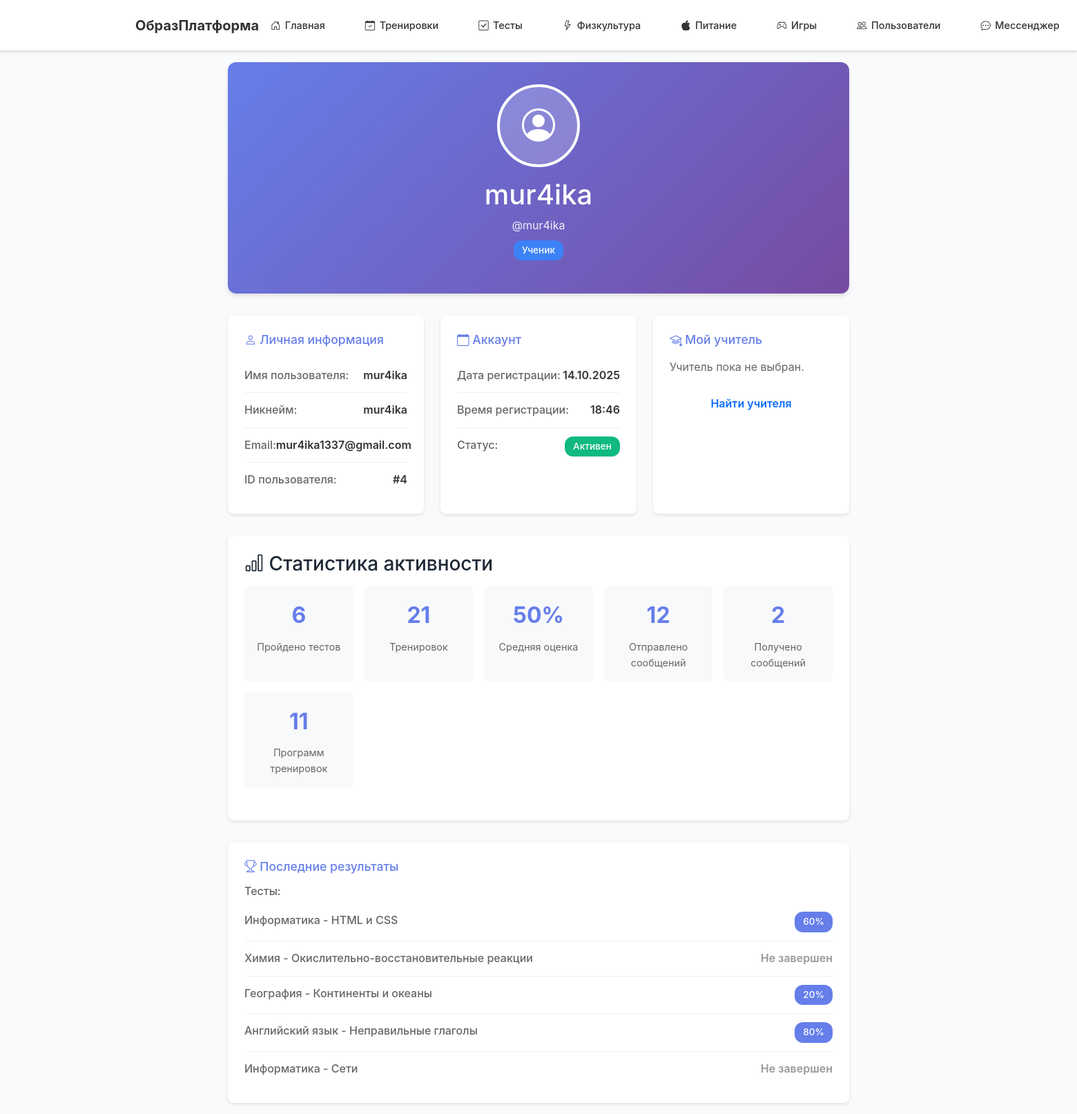
/profile/student (signed in), run on the app's committed database.
### models.py (models this page shows, shortened)
class User(UserMixin, db.Model):
    id = db.Column(db.Integer, primary_key=True)
    username = db.Column(db.String(80), unique=True, nullable=False)
    nickname = db.Column(db.String(80), unique=True, nullable=True)  # Уникальный никнейм для поиска
    email = db.Column(db.String(120), unique=True, nullable=False)
    password = db.Column(db.String(200), nullable=False)
    role = db.Column(db.String(20), nullable=False, default='student')  # 'teacher' или 'student'
    mentor_id = db.Column(db.Integer, db.ForeignKey('user.id'))  # Привязка ученика к учителю
    created_at = db.Column(db.DateTime, default=datetime.utcnow)
    mentor = db.relationship(
        'User',
        remote_side=[id],
        backref=db.backref('assigned_students', lazy='dynamic'),
        foreign_keys=[mentor_id],
        post_update=True
    )
    def is_teacher(self):
        return self.role == 'teacher'
    test_results = db.relationship('TestResult', backref='user', lazy=True)
    pe_results = db.relationship('PhysicalEducationResult', backref='user', lazy=True)
    homeworks = db.relationship('Homework', backref='user', lazy=True)
    training_programs = db.relationship('TrainingProgram', backref='user', lazy=True)
    nutrition_diaries = db.relationship('NutritionDiary', backref='user', lazy=True)
    sent_messages = db.relationship('Message', foreign_keys='Message.sender_id', backref='sender', lazy=True)
    received_messages = db.relationship('Message', foreign_keys='Message.receiver_id', backref='receiver', lazy=True)

class TestResult(db.Model):
    id = db.Column(db.Integer, primary_key=True)
    user_id = db.Column(db.Integer, db.ForeignKey('user.id'), nullable=False)
    subject = db.Column(db.String(100), nullable=False)
    topic = db.Column(db.String(200), nullable=False)
    test_content = db.Column(db.Text, nullable=False)
    score = db.Column(db.Integer)
    created_at = db.Column(db.DateTime, default=datetime.utcnow)

### app.py (the view)
@app.route('/profile/student')
@login_required
def student_profile():
    if current_user.is_teacher():
        return redirect(url_for('teacher_profile'))
    tests = TestResult.query.filter_by(user_id=current_user.id).all()
    tests_count = len(tests)
    recent_tests = TestResult.query.filter_by(user_id=current_user.id).order_by(TestResult.created_at.desc()).limit(5).all()
    scores = [t.score for t in tests if t.score is not None]
    avg_score = round(sum(scores) / len(scores)) if scores else 0
    pe_count = PhysicalEducationResult.query.filter_by(user_id=current_user.id).count()
    messages_sent = Message.query.filter_by(sender_id=current_user.id).count()
    messages_received = Message.query.filter_by(receiver_id=current_user.id).count()
    training_programs_count = TrainingProgram.query.filter_by(user_id=current_user.id).count()
    return render_template('student_profile.html',
                         tests_count=tests_count,
                         pe_count=pe_count,
                         avg_score=avg_score,
                         messages_sent=messages_sent,
                         messages_received=messages_received,
                         training_programs_count=training_programs_count,
                         recent_tests=recent_tests,
                         mentor=current_user.mentor)

### app.py (called while the page is built)
@login_manager.user_loader
def load_user(user_id):
    return User.query.get(int(user_id))

### templates/student_profile.html (shortened to what this page needs)
{% extends "base.html" %}
{% block content %}
<div class="profile-container">
    <div class="profile-header">
        <div class="profile-avatar">
            <i class="bi bi-person-circle"></i>
        </div>
        <h1 style="text-align: center; margin: 0;">{{ current_user.nickname or current_user.username }}</h1>
        <p style="text-align: center; margin: 0.5rem 0 0; opacity: 0.9;">@{{ current_user.nickname or current_user.username }}</p>
        <p style="text-align: center; margin-top: 0.5rem;">
            <span class="badge-custom badge-student">Ученик</span>
        </p>
    </div>
    <div class="profile-info-grid">
        <div class="info-card">
            <h3><i class="bi bi-person"></i> Личная информация</h3>
            <div class="info-item">
                <span class="info-label">Имя пользователя:</span>
                <span class="info-value">{{ current_user.username }}</span>
            </div>
            <div class="info-item">
                <span class="info-label">Никнейм:</span>
                <span class="info-value">{{ current_user.nickname or 'Не установлен' }}</span>
            </div>
            <div class="info-item">
                <span class="info-label">Email:</span>
                <span class="info-value">{{ current_user.email }}</span>
            </div>
            <div class="info-item">
                <span class="info-label">ID пользователя:</span>
                <span class="info-value">#{{ current_user.id }}</span>
            </div>
        </div>
        <div class="info-card">
            <h3><i class="bi bi-calendar"></i> Аккаунт</h3>
            <div class="info-item">
                <span class="info-label">Дата регистрации:</span>
                <span class="info-value">{{ current_user.created_at.strftime('%d.%m.%Y') }}</span>
            </div>
            <div class="info-item">
                <span class="info-label">Время регистрации:</span>
                <span class="info-value">{{ current_user.created_at.strftime('%H:%M') }}</span>
            </div>
            <div class="info-item">
                <span class="info-label">Статус:</span>
                <span class="badge-custom badge-success">Активен</span>
            </div>
        </div>
        <div class="info-card">
            <h3><i class="bi bi-mortarboard"></i> Мой учитель</h3>
            {% if mentor %}
            <div class="info-item">
                <span class="info-label">Имя:</span>
                <span class="info-value">{{ mentor.nickname or mentor.username }}</span>
            </div>
            <div class="info-item">
                <span class="info-label">Email:</span>
                <span class="info-value">{{ mentor.email }}</span>
            </div>
            <div class="info-item">
                <a href="{{ url_for('view_user', user_id=mentor.id) }}" class="btn btn-outline-primary" style="width: 100%;">Профиль учителя</a>
            </div>
            {% else %}
            <p style="color: #666;">Учитель пока не выбран.</p>
            <a href="{{ url_for('users_list') }}" class="btn btn-outline-primary" style="width: 100%;">Найти учителя</a>
            {% endif %}
        </div>
    </div>
    <div class="stats-section">
        <h3><i class="bi bi-bar-chart"></i> Статистика активности</h3>
        <div class="stats-grid">
            <div class="stat-item">
                <div class="stat-value">{{ tests_count }}</div>
                <div class="stat-label">Пройдено тестов</div>
            </div>
            <div class="stat-item">
                <div class="stat-value">{{ pe_count }}</div>
                <div class="stat-label">Тренировок</div>
            </div>
            <div class="stat-item">
                <div class="stat-value">{{ avg_score }}%</div>
                <div class="stat-label">Средняя оценка</div>
            </div>
            <div class="stat-item">
                <div class="stat-value">{{ messages_sent }}</div>
                <div class="stat-label">Отправлено сообщений</div>
            </div>
            <div class="stat-item">
                <div class="stat-value">{{ messages_received }}</div>
                <div class="stat-label">Получено сообщений</div>
            </div>
            <div class="stat-item">
                <div class="stat-value">{{ training_programs_count }}</div>
                <div class="stat-label">Программ тренировок</div>
            </div>
        </div>
    </div>
    <div class="info-card">
        <h3><i class="bi bi-trophy"></i> Последние результаты</h3>
        {% if recent_tests %}
            <h4 style="margin-top: 1rem; color: #666; font-size: 1rem;">Тесты:</h4>
            {% for test in recent_tests[:5] %}
            <div class="info-item">
                <span class="info-label">{{ test.subject }} - {{ test.topic }}</span>
                <span class="info-value">
                    {% if test.score %}
                        <span class="badge-custom badge-primary">{{ test.score }}%</span>
                    {% else %}
                        <span style="color: #999;">Не завершен</span>
                    {% endif %}
                </span>
            </div>
            {% endfor %}
        {% else %}
            <p style="color: #999; margin-top: 1rem;">Пока нет пройденных тестов</p>
        {% endif %}
    </div>
</div>
{% endblock %}

### static/css/style.css (style rules this page uses)
:root { --primary: #4361ee; --primary-dark: #3730a3; --success: #10b981; --danger: #ef4444; --text: #1f2937; --text-light: #6b7280; --bg: #f9fafb; --white: #ffffff; --border: #e5e7eb; }
* { margin: 0; padding: 0; box-sizing: border-box; }
body { font-family: -apple-system, BlinkMacSystemFont, 'Segoe UI', sans-serif; background: var(--bg); color: var(--text); line-height: 1.6; }
.btn { padding: 0.75rem 1.5rem; font-size: 1rem; font-weight: 600; border: none; border-radius: 8px; cursor: pointer; transition: all 0.2s; text-decoration: none; display: inline-block; }
.stats-grid { display: grid; grid-template-columns: repeat(auto-fit, minmax(250px, 1fr)); gap: 1rem; margin-bottom: 1.5rem; }
.stat-label { color: var(--text-light); font-size: 0.95rem; }
.stat-value { font-size: 1.75rem; font-weight: 700; }

### templates/student_profile.html (style rules this page uses)
.profile-container { max-width: 900px; margin: 0 auto; }
.profile-header { background: linear-gradient(135deg, #667eea 0%, #764ba2 100%); color: white; padding: 2rem; border-radius: 12px; margin-bottom: 2rem; box-shadow: 0 4px 6px rgba(0,0,0,0.1); }
.profile-avatar { width: 120px; height: 120px; border-radius: 50%; background: rgba(255,255,255,0.2); display: flex; align-items: center; justify-content: center; font-size: 3rem; margin: 0 auto 1rem; border: 4px solid white; }
.profile-info-grid { display: grid; grid-template-columns: repeat(auto-fit, minmax(250px, 1fr)); gap: 1.5rem; margin-bottom: 2rem; }
.info-card { background: white; padding: 1.5rem; border-radius: 8px; box-shadow: 0 2px 4px rgba(0,0,0,0.1); }
.info-card h3 { margin-top: 0; color: #667eea; font-size: 1.1rem; margin-bottom: 1rem; }
.info-item { display: flex; justify-content: space-between; padding: 0.75rem 0; border-bottom: 1px solid #f0f0f0; }
.info-item:last-child { border-bottom: none; }
.info-label { color: #666; font-weight: 500; }
.info-value { color: #333; font-weight: 600; }
.stats-section { background: white; padding: 1.5rem; border-radius: 8px; box-shadow: 0 2px 4px rgba(0,0,0,0.1); margin-bottom: 2rem; }
.stats-grid { display: grid; grid-template-columns: repeat(auto-fit, minmax(150px, 1fr)); gap: 1rem; margin-top: 1rem; }
.stat-item { text-align: center; padding: 1rem; background: #f8f9fa; border-radius: 6px; }
.stat-value { font-size: 2rem; font-weight: bold; color: #667eea; }
.stat-label { color: #666; font-size: 0.9rem; margin-top: 0.5rem; }
.badge-custom { display: inline-block; padding: 0.25rem 0.75rem; border-radius: 12px; font-size: 0.85rem; font-weight: 500; }
.badge-primary { background: #667eea; color: white; }
.badge-success { background: #10b981; color: white; }
.badge-student { background: #3b82f6; color: white; }

### data on the page
User: nickname "mur4ika", username "mur4ika", email "mur4ika1337@gmail.com", id "4", created_at "14.10.2025", created_at "18:46"
TestResult: subject "Информатика", topic "HTML и CSS", score "60"
TestResult: subject "Химия", topic "Окислительно-восстановительные реакции", shows "Не завершен"
TestResult: subject "География", topic "Континенты и океаны", score "20"
TestResult: subject "Английский язык", topic "Неправильные глаголы", score "80"
TestResult: subject "Информатика", topic "Сети", shows "Не завершен"

### other printed values
{{ tests_count }} "6"
{{ pe_count }} "21"
{{ avg_score }} "50"
{{ messages_sent }} "12"
{{ messages_received }} "2"
{{ training_programs_count }} "11"
